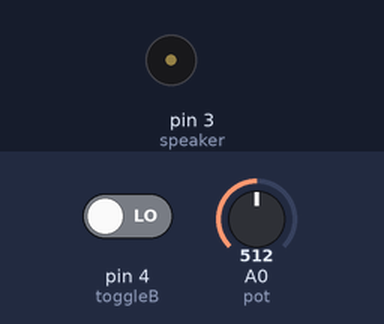
A sketch run on a simulated Arduino Uno, built for the host (arithmetic inside an expression is 32-bit, double 64-bit). Parts: buzzer (waves = sounding). Inputs (shaded band) come from the test bench; at power-on: pin 4 (toggleB) LOW, A0 (pot) = 512.

Above: at 1.2 s.
1.3 s: pin 4 (toggleB) driven HIGH
At 2.1 s:
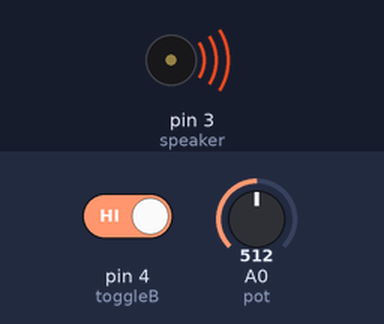
4.3 s: pin 4 (toggleB) driven LOW
Timing chart, 0 to 7.3 s (numbered marks = the images above; inputs shaded):
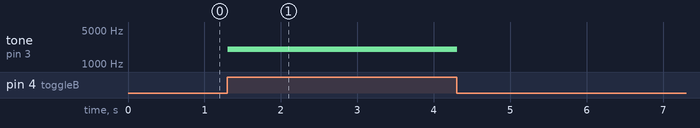

The sketch:

Better_Pot_Instrument.ino
```cpp
int pot = A0;
int speaker = 3;
int toggleB = 4;
int rightB = 5;
int leftB = 6;
int on;

void setup() {
  pinMode(toggleB, INPUT);
  pinMode(rightB, INPUT);
  pinMode(leftB, INPUT);
  pinMode(pot, INPUT);
  on = 0;
}

void loop() {
  if (digitalRead(toggleB) == HIGH) {
    on = !on;
  }
  if (on) {
    int potVal = analogRead(pot);
    tone(speaker, map(potVal, 0, 1023, 50, 4000), 20);
  } else {
    noTone;
  }
  delay(10);
}
```

Measured:
- after the input at 1.3 s, tone on pin 3 (speaker): silent → 2026 Hz at once
- after the input at 4.3 s, tone on pin 3 (speaker): 2026 Hz → silent at once
